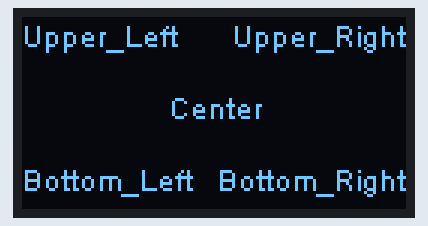
Simulated run of this sketch. Board: ESP8266 (Wemos D1 mini). Shown: 128×64 one-colour display. What the sketch prints to the serial monitor is not drawn.

Above: at 0.1 s.

The sketch:

LoRa_DataLogger.ino
```cpp
#include "SPI.h"
#include "SD.h"
#include <SoftwareSerial.h>
#include "SSD1306Wire.h"

const int chipSelect = D8;  // used for ESP8266

const int reportInterval = 1000; // millisecond
const int GPS_Rx = D7, GPS_Tx = D8, OLED_SDA = D2, OLED_SCL = D1;
SSD1306Wire display(0x3c, OLED_SDA, OLED_SCL);

void RYLR896(String cmd) {
    ;
}
void setup() {
    Serial.begin(115200); // connect serial
    display.init();
    display.flipScreenVertically();
    display.setFont(ArialMT_Plain_10);
    display.clear();
    display.setTextAlignment(TEXT_ALIGN_LEFT  );  display.drawString(  0,  0, "Upper_Left");
    display.setTextAlignment(TEXT_ALIGN_RIGHT );  display.drawString(128,  0, "Upper_Right");
    display.setTextAlignment(TEXT_ALIGN_CENTER);  display.drawString( 64, 24, "Center");
    display.setTextAlignment(TEXT_ALIGN_LEFT  );  display.drawString(  0, 48, "Bottom_Left");
    display.setTextAlignment(TEXT_ALIGN_RIGHT );  display.drawString(128, 48, "Bottom_Right");
    display.display();// write the buffer to the display
    delay(2000);


    display.clear();
    Serial.println("AT+CPIN=FABC0002EEDCAA90FABC0002EEDCAA90");
    unsigned long lastReportTime = millis();
    while (1) {
        if (millis() - lastReportTime > 5000) break;
        String msg = "Nothing";
        if (Serial.available()) {
          msg = Serial.readString();
        } else {
          continue;
        }
        display.setTextAlignment(TEXT_ALIGN_CENTER);  display.drawString( 64, 24, msg);
        break;
    }
    display.display();// write the buffer to the display
    delay(1000);

}

void loop() {


  }
/*
void setup1() {
  Serial.begin(115200);
  delay(1000);
  RYLR896_init();Serial.println("over2");
  if (!SD.begin(chipSelect)) {
    Serial.println("SD Card initialization failed!");
    while (1);
  }
}

int count = 1;
void loop1() {
  Serial.println("[New] gps_logger_"+String(count)+".log");
  File f = SD.open("gps_logger_"+String(count)+".log", FILE_WRITE);
  count++;
  while (1) {
    String msg = "";
    if (lora_uart.available()) {
      msg = lora_uart.readString();
    }
    if (msg == "") {
      continue;
    } else if (msg.indexOf("NewLog") > -1 ) {
      Serial.println("[End] New Log");
      break;
    } else {
      Serial.print(msg);
      f.print(msg);
      f.flush();
    }
  };
  f.close();
}*/
```
